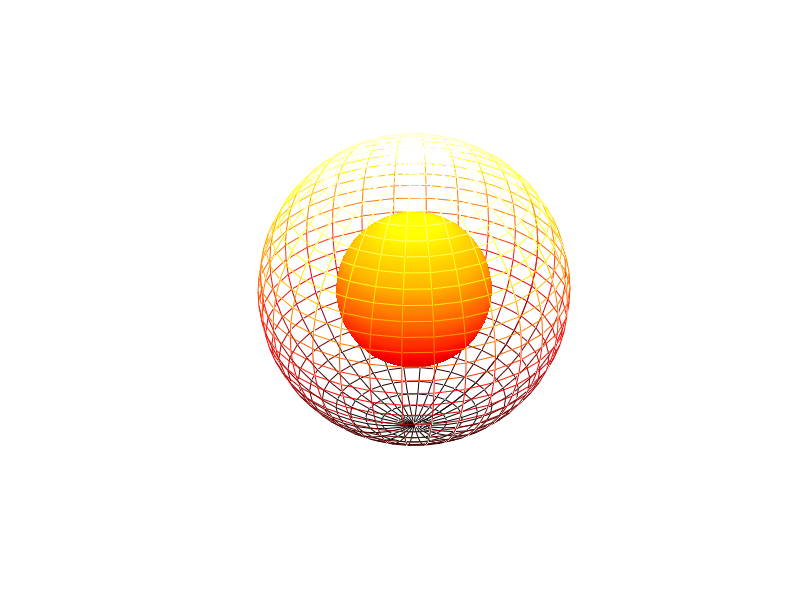

The MATLAB script that drew this image:
[X0,Y0,Z0]=sphere(30);
X=2*X0;Y=2*Y0;Z=2*Z0;
figure;
surf(X0,Y0,Z0)
shading interp
hold on;mesh(X,Y,Z)
colormap(hot)
hold off
hidden off
axis equal;axis off
